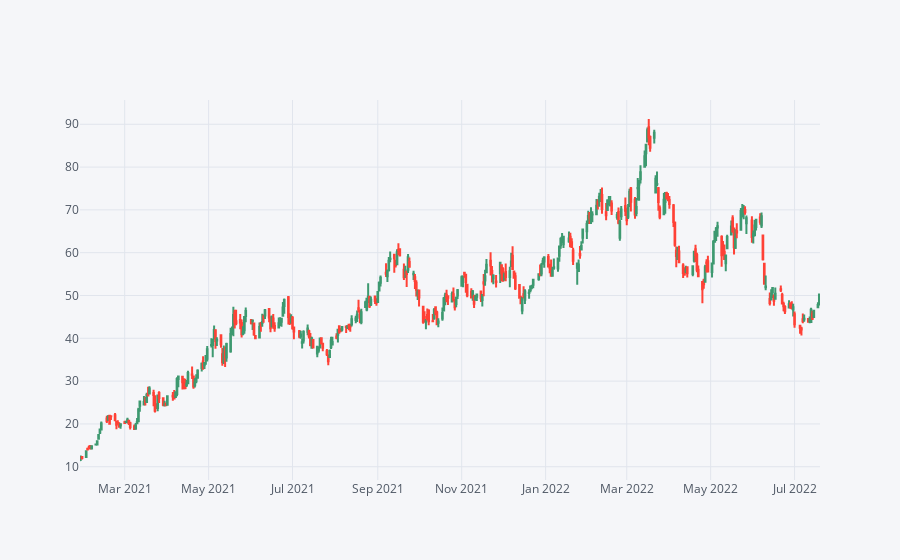

This figure's notebook cell:
### Code cell
ZIM[['Open', 'High', 'Low', 'Close']].loc['2021-01-01':'2022-07-19'].iplot(kind='candle')

### Figure 1 — Plotly figure (JSON) as saved in the notebook; plotly's stock layout.template omitted (floating-point values rounded to 4 significant figures; data arrays with more than 128 entries replaced by an {"elided": "..."} marker saying what was removed)
{"data": [{"close": {"elided": "371 float values"}, "high": {"elided": "371 float values"}, "low": {"elided": "371 float values"}, "open": {"elided": "371 float values"}, "showlegend": false, "type": "candlestick", "x": {"elided": "371 str values"}, "yaxis": "y2"}], "layout": {"legend": {"bgcolor": "#F5F6F9", "font": {"color": "#4D5663"}}, "paper_bgcolor": "#F5F6F9", "plot_bgcolor": "#F5F6F9", "title": {"font": {"color": "#4D5663"}}, "xaxis": {"gridcolor": "#E1E5ED", "rangeslider": {"visible": false}, "showgrid": true, "tickfont": {"color": "#4D5663"}, "title": {"font": {"color": "#4D5663"}, "text": ""}, "zerolinecolor": "#E1E5ED"}, "yaxis": {"gridcolor": "#E1E5ED", "showgrid": true, "showticklabels": false, "tickfont": {"color": "#4D5663"}, "title": {"font": {"color": "#4D5663"}, "text": ""}, "zerolinecolor": "#E1E5ED"}, "yaxis2": {"gridcolor": "#E1E5ED", "showgrid": true, "tickfont": {"color": "#4D5663"}, "title": {"font": {"color": "#4D5663"}, "text": ""}, "zerolinecolor": "#E1E5ED"}}}
